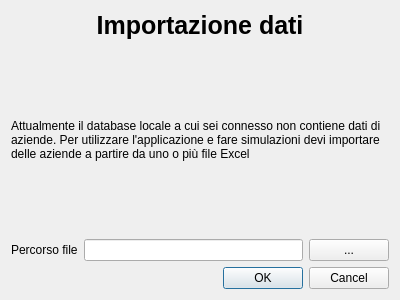
<?xml version="1.0" encoding="UTF-8"?>
<ui version="4.0">
 <class>import_dialog</class>
 <widget class="QDialog" name="import_dialog">
  <property name="geometry">
   <rect>
    <x>0</x>
    <y>0</y>
    <width>400</width>
    <height>300</height>
   </rect>
  </property>
  <property name="windowTitle">
   <string>Importazione dati</string>
  </property>
  <property name="modal">
   <bool>true</bool>
  </property>
  <layout class="QVBoxLayout" name="verticalLayout">
   <item>
    <widget class="QLabel" name="label">
     <property name="font">
      <font>
       <pointsize>19</pointsize>
       <bold>true</bold>
      </font>
     </property>
     <property name="text">
      <string>Importazione dati</string>
     </property>
     <property name="alignment">
      <set>Qt::AlignmentFlag::AlignCenter</set>
     </property>
    </widget>
   </item>
   <item>
    <widget class="QLabel" name="label_2">
     <property name="sizePolicy">
      <sizepolicy hsizetype="Minimum" vsizetype="Expanding">
       <horstretch>0</horstretch>
       <verstretch>0</verstretch>
      </sizepolicy>
     </property>
     <property name="minimumSize">
      <size>
       <width>300</width>
       <height>0</height>
      </size>
     </property>
     <property name="maximumSize">
      <size>
       <width>300000</width>
       <height>16777215</height>
      </size>
     </property>
     <property name="text">
      <string>Attualmente il database locale a cui sei connesso non contiene dati di aziende. Per utilizzare l'applicazione e fare simulazioni devi importare delle aziende a partire da uno o più file Excel</string>
     </property>
     <property name="wordWrap">
      <bool>true</bool>
     </property>
    </widget>
   </item>
   <item>
    <layout class="QHBoxLayout" name="horizontalLayout">
     <item>
      <widget class="QLabel" name="label_3">
       <property name="text">
        <string>Percorso file</string>
       </property>
      </widget>
     </item>
     <item>
      <widget class="QLineEdit" name="selectedPathEdit"/>
     </item>
     <item>
      <widget class="QPushButton" name="chosePathButton">
       <property name="text">
        <string>...</string>
       </property>
      </widget>
     </item>
    </layout>
   </item>
   <item>
    <widget class="QDialogButtonBox" name="buttonBox">
     <property name="orientation">
      <enum>Qt::Orientation::Horizontal</enum>
     </property>
     <property name="standardButtons">
      <set>QDialogButtonBox::StandardButton::Cancel|QDialogButtonBox::StandardButton::Ok</set>
     </property>
    </widget>
   </item>
  </layout>
 </widget>
 <resources/>
 <connections>
  <connection>
   <sender>buttonBox</sender>
   <signal>accepted()</signal>
   <receiver>import_dialog</receiver>
   <slot>accept()</slot>
   <hints>
    <hint type="sourcelabel">
     <x>248</x>
     <y>254</y>
    </hint>
    <hint type="destinationlabel">
     <x>157</x>
     <y>274</y>
    </hint>
   </hints>
  </connection>
  <connection>
   <sender>buttonBox</sender>
   <signal>rejected()</signal>
   <receiver>import_dialog</receiver>
   <slot>reject()</slot>
   <hints>
    <hint type="sourcelabel">
     <x>316</x>
     <y>260</y>
    </hint>
    <hint type="destinationlabel">
     <x>286</x>
     <y>274</y>
    </hint>
   </hints>
  </connection>
 </connections>
</ui>
